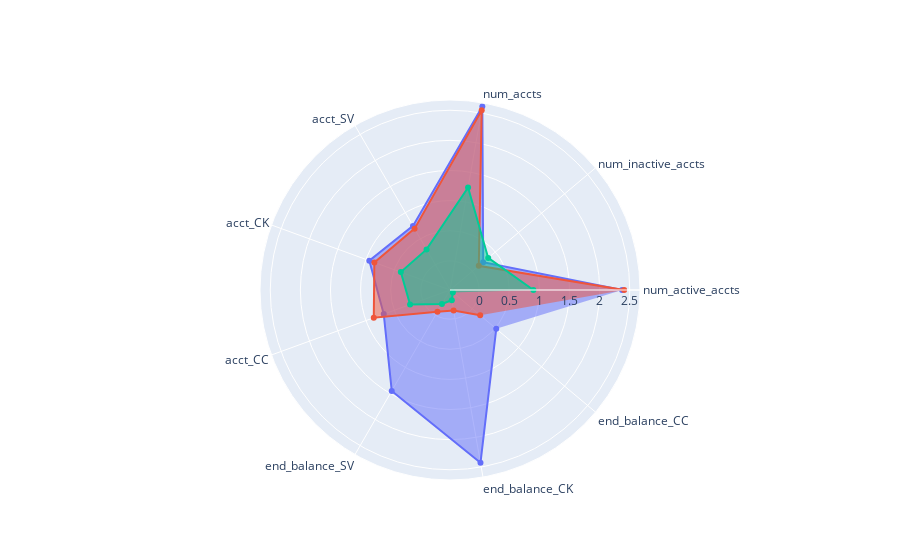

Notebook cell for this chart:
### Code cell
fig = go.Figure()

for cluster in range(behaviour_radar_df.shape[0]):
    fig.add_trace(go.Scatterpolar(
        r=behaviour_radar_df.iloc[cluster, :],
        theta=categories,
        fill='toself',
        name=f'Cluster {cluster}'
    ))

fig.update_layout(
    polar=dict(radialaxis=dict(visible=True,
                               range=[0, max(accts.iloc[:, 1:])])),
    showlegend=False)

### Figure 1 — Plotly figure (JSON) as saved in the notebook; plotly's stock layout.template omitted (floating-point values rounded to 4 significant figures)
{"data": [{"fill": "toself", "name": "Cluster 0", "r": [2.373, 0.2353, 2.608, 0.7451, 0.9412, 0.6863, 1.45, 2.429, 0.5183], "theta": ["num_active_accts", "num_inactive_accts", "num_accts", "acct_SV", "acct_CK", "acct_CC", "end_balance_SV", "end_balance_CK", "end_balance_CC", "y_km"], "type": "scatterpolar"}, {"fill": "toself", "name": "Cluster 1", "r": [2.407, 0.1399, 2.547, 0.6921, 0.8524, 0.8626, -0.06623, -0.1399, 0.1699], "theta": ["num_active_accts", "num_inactive_accts", "num_accts", "acct_SV", "acct_CK", "acct_CC", "end_balance_SV", "end_balance_CK", "end_balance_CC", "y_km"], "type": "scatterpolar"}, {"fill": "toself", "name": "Cluster 2", "r": [0.9005, 0.3439, 1.244, 0.2941, 0.3846, 0.2217, -0.2169, -0.3118, -0.4218], "theta": ["num_active_accts", "num_inactive_accts", "num_accts", "acct_SV", "acct_CK", "acct_CC", "end_balance_SV", "end_balance_CK", "end_balance_CC", "y_km"], "type": "scatterpolar"}], "layout": {"autosize": true, "polar": {"angularaxis": {"type": "category"}, "radialaxis": {"autorange": true, "range": [-0.5595, 2.746], "type": "linear", "visible": true}}, "showlegend": false}}
